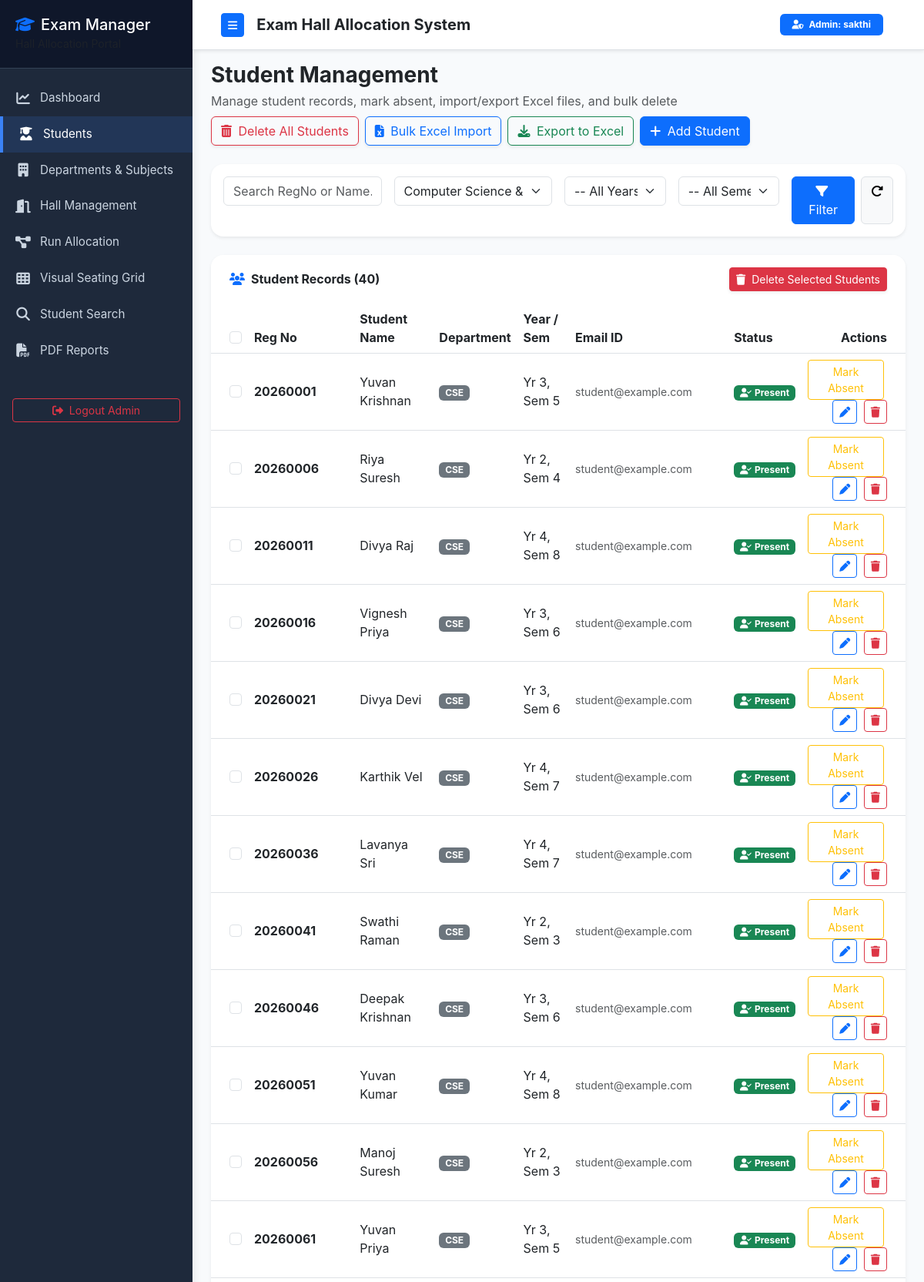
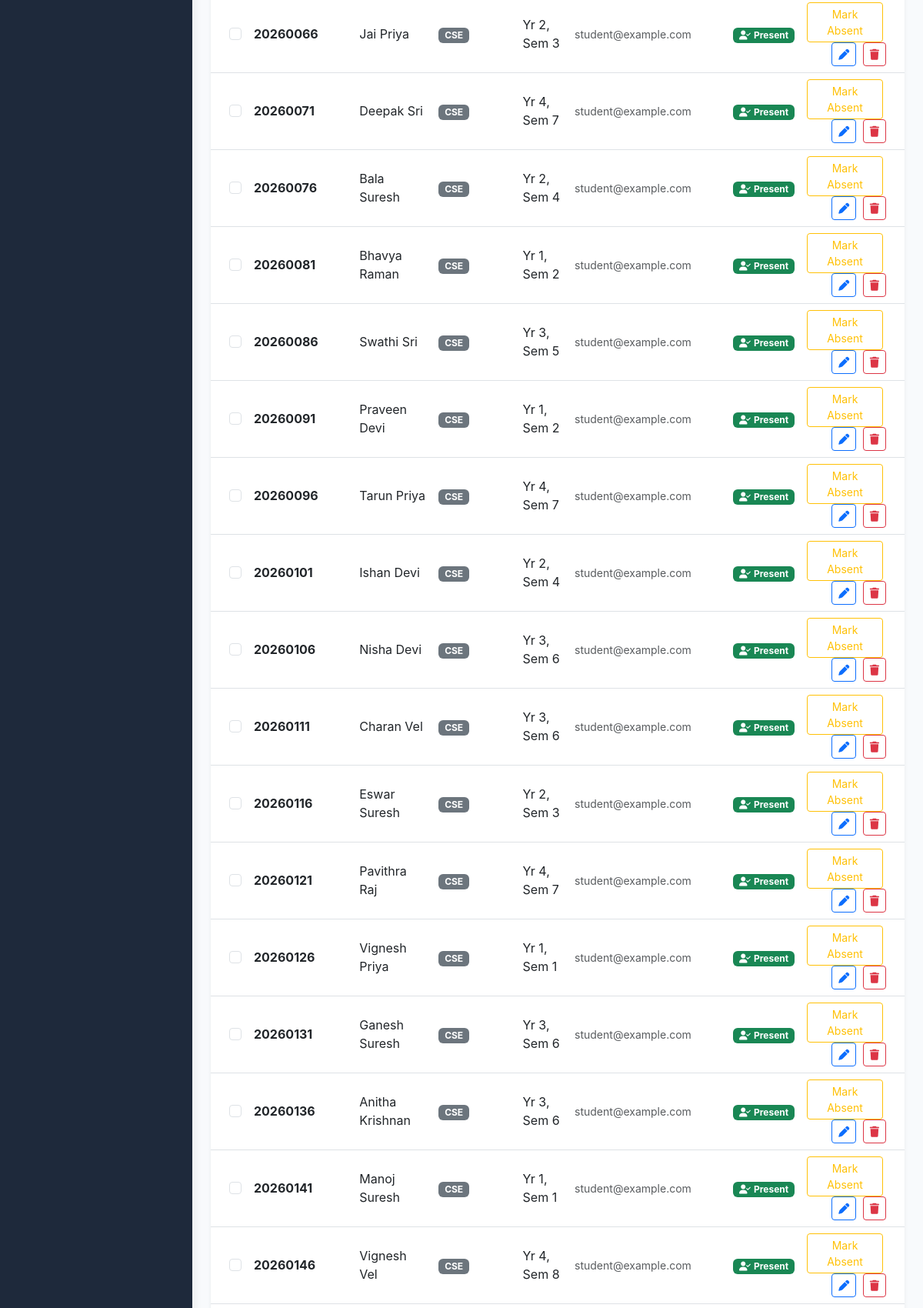
/students?dept_id=1 (signed in, upper part), run on the app's committed database (2 pictures, top to bottom).
### tables this page shows
CREATE TABLE students (
            id INTEGER PRIMARY KEY AUTOINCREMENT,
            reg_no TEXT UNIQUE NOT NULL,
            name TEXT NOT NULL,
            dept_id INTEGER,
            year INTEGER NOT NULL,
            semester INTEGER NOT NULL,
            email TEXT NOT NULL,
            is_absent INTEGER DEFAULT 0,
            FOREIGN KEY (dept_id) REFERENCES departments (id) ON DELETE SET NULL
        );

CREATE TABLE departments (
            id INTEGER PRIMARY KEY AUTOINCREMENT,
            name TEXT UNIQUE NOT NULL,
            code TEXT UNIQUE NOT NULL
        );

### app.py (the view)
@app.route('/students')
@admin_required
def students_view():
    dept_id = request.args.get('dept_id', type=int)
    year = request.args.get('year', type=int)
    semester = request.args.get('semester', type=int)
    search = request.args.get('search', type=str)
    students = models.get_all_students(dept_id=dept_id, year=year, semester=semester, search=search)
    departments = models.get_all_departments()
    return render_template('students.html', students=students, departments=departments, req_args=request.args)

### app.py (called while the page is built)
def admin_required(f):
    @wraps(f)
    def decorated_function(*args, **kwargs):
        if not session.get('admin_logged_in'):
            flash('Please login as admin to access this page.', 'warning')
            return redirect(url_for('login'))
        return f(*args, **kwargs)
    return decorated_function

### database.py (called while the page is built)
def get_db_connection():
    conn = sqlite3.connect(DB_PATH)
    conn.row_factory = sqlite3.Row
    conn.execute("PRAGMA foreign_keys = ON;")
    return conn

### models.py (called while the page is built)
def get_all_departments():
    conn = get_db_connection()
    cursor = conn.cursor()
    cursor.execute("""
        SELECT d.*, COUNT(s.id) as student_count
        FROM departments d
        LEFT JOIN students s ON d.id = s.dept_id
        GROUP BY d.id
        ORDER BY d.name
    """)
    depts = cursor.fetchall()
    conn.close()
    return depts

### templates/students.html (shortened to what this page needs)
{% extends "base.html" %}
{% block content %}
<div class="d-flex justify-content-between align-items-center mb-4 flex-wrap gap-2">
    <div>
        <h3 class="fw-bold mb-1 text-dark">Student Management</h3>
        <p class="text-muted mb-0">Manage student records, mark absent, import/export Excel files, and bulk delete</p>
    </div>
    <div class="d-flex gap-2 flex-wrap">
        <form action="{{ url_for('delete_all_students_route') }}" method="POST" class="d-inline" onsubmit="return confirm('WARNING: Are you sure you want to delete ALL students and allocations? This action cannot be undone!');">
            <button type="submit" class="btn btn-outline-danger shadow-sm">
                <i class="fa-solid fa-trash-can me-1"></i> Delete All Students
            </button>
        </form>
        <button class="btn btn-outline-primary shadow-sm" data-bs-toggle="modal" data-bs-target="#importModal">
            <i class="fa-solid fa-file-excel me-1"></i> Bulk Excel Import
        </button>
        <a href="{{ url_for('export_students') }}" class="btn btn-outline-success shadow-sm">
            <i class="fa-solid fa-download me-1"></i> Export to Excel
        </a>
        <button class="btn btn-primary shadow-sm" data-bs-toggle="modal" data-bs-target="#addStudentModal">
            <i class="fa-solid fa-plus me-1"></i> Add Student
        </button>
    </div>
</div>
<div class="card border-0 shadow-sm rounded-4 mb-4">
    <div class="card-body p-3">
        <form action="{{ url_for('students_view') }}" method="GET" class="row g-3">
            <div class="col-md-3">
                <input type="text" name="search" class="form-control" placeholder="Search RegNo or Name..." value="{{ req_args.get('search', '') }}">
            </div>
            <div class="col-md-3">
                <select name="dept_id" class="form-select">
                    {% for d in departments %}
                    <option value="{{ d.id }}" {% if req_args.get('dept_id')|int == d.id %}selected{% endif %}>{{ d.name }} ({{ d.code }})</option>
                    {% endfor %}
                </select>
            </div>
            <div class="col-md-2">
                <select name="year" class="form-select">
                    <option value="">-- All Years --</option>
                </select>
            </div>
            <div class="col-md-2">
                <select name="semester" class="form-select">
                    <option value="">-- All Semesters --</option>
                </select>
            </div>
            <div class="col-md-2 d-flex gap-2">
                <button type="submit" class="btn btn-primary w-100"><i class="fa-solid fa-filter me-1"></i> Filter</button>
                <a href="{{ url_for('students_view') }}" class="btn btn-light border"><i class="fa-solid fa-rotate-right"></i></a>
            </div>
        </form>
    </div>
</div>
<form action="{{ url_for('delete_multiple_students_route') }}" method="POST" id="bulkDeleteForm" onsubmit="return confirm('Delete selected students?');">
    <div class="card border-0 shadow-sm rounded-4 overflow-hidden">
        <div class="card-header bg-white border-0 py-3 px-4 d-flex justify-content-between align-items-center">
            <h6 class="fw-bold mb-0 text-dark">
                <i class="fa-solid fa-users me-2 text-primary"></i>Student Records ({{ students|length }})
            </h6>
            <button type="submit" class="btn btn-danger btn-sm shadow-sm" id="btnDeleteSelected">
                <i class="fa-solid fa-trash me-1"></i> Delete Selected Students
            </button>
        </div>
        <div class="card-body p-0">
            <div class="table-responsive">
                <table class="table table-hover align-middle mb-0" id="studentsTable">
                    <thead class="bg-light">
                        <tr>
                            <th class="ps-4" style="width: 40px;">
                                <input type="checkbox" class="form-check-input" id="selectAllChk">
                            </th>
                            <th>Reg No</th>
                            <th>Student Name</th>
                            <th>Department</th>
                            <th>Year / Sem</th>
                            <th>Email ID</th>
                            <th>Status</th>
                            <th class="text-end pe-4">Actions</th>
                        </tr>
                    </thead>
                    <tbody>
                        {% for s in students %}
                        <tr class="{% if s.is_absent %}table-danger-subtle{% endif %}">
                            <td class="ps-4">
                                <input type="checkbox" name="student_ids" value="{{ s.id }}" class="form-check-input student-chk">
                            </td>
                            <td class="fw-bold">{{ s.reg_no }}</td>
                            <td>{{ s.name }}</td>
                            <td><span class="badge bg-secondary">{{ s.dept_code or 'N/A' }}</span></td>
                            <td>Yr {{ s.year }}, Sem {{ s.semester }}</td>
                            <td><small class="text-muted">{{ s.email }}</small></td>
                            <td>
                                {% if s.is_absent %}
                                <span class="badge bg-danger"><i class="fa-solid fa-user-xmark me-1"></i>Absent</span>
                                {% else %}
                                <span class="badge bg-success"><i class="fa-solid fa-user-check me-1"></i>Present</span>
                                {% endif %}
                            </td>
                            <td class="text-end pe-4">
                                <form action="{{ url_for('toggle_absent_route', student_id=s.id) }}" method="POST" class="d-inline">
                                    <button type="submit" class="btn btn-sm {% if s.is_absent %}btn-outline-success{% else %}btn-outline-warning{% endif %} me-1">
                                        {% if s.is_absent %}Mark Present{% else %}Mark Absent{% endif %}
                                    </button>
                                </form>
                                <button type="button" class="btn btn-sm btn-outline-primary me-1" data-bs-toggle="modal" data-bs-target="#editModal{{ s.id }}">
                                    <i class="fa-solid fa-pen"></i>
                                </button>
                                <form action="{{ url_for('delete_student_route', student_id=s.id) }}" method="POST" class="d-inline" onsubmit="return confirm('Delete this student?');">
                                    <button type="submit" class="btn btn-sm btn-outline-danger"><i class="fa-solid fa-trash"></i></button>
                                </form>
                            </td>
                        </tr>
                        {% else %}
                        <tr>
                            <td colspan="8" class="text-center py-4 text-muted">No student records found. Add or import students.</td>
                        </tr>
                        {% endfor %}
                    </tbody>
                </table>
            </div>
        </div>
    </div>
</form>
{% endblock %}

### static/css/style.css (style rules this page uses)
:root { --primary-color: #2563eb; --primary-hover: #1d4ed8; --bg-dark: #0f172a; --card-bg: #ffffff; --sidebar-bg: #1e293b; --sidebar-color: #cbd5e1; --sidebar-active: #3b82f6; --text-main: #334155; --text-muted: #64748b; --border-color: #e2e8f0; }
body { font-family: 'Inter', system-ui, -apple-system, sans-serif; background-color: #f8fafc; color: var(--text-main); overflow-x: hidden; }

### data on the page
students: reg_no "20260001", name "Yuvan Krishnan", code "CSE", year "3", semester "5", email "student@example.com", is_absent 0 (drawn)
students: reg_no "20260006", name "Riya Suresh", code "CSE", year "2", semester "4", email "student@example.com", is_absent 0 (drawn)
students: reg_no "20260011", name "Divya Raj", code "CSE", year "4", semester "8", email "student@example.com", is_absent 0 (drawn)
students: reg_no "20260016", name "Vignesh Priya", code "CSE", year "3", semester "6", email "student@example.com", is_absent 0 (drawn)
students: reg_no "20260021", name "Divya Devi", code "CSE", year "3", semester "6", email "student@example.com", is_absent 0 (drawn)
students: reg_no "20260026", name "Karthik Vel", code "CSE", year "4", semester "7", email "student@example.com", is_absent 0 (drawn)
students: reg_no "20260036", name "Lavanya Sri", code "CSE", year "4", semester "7", email "student@example.com", is_absent 0 (drawn)
students: reg_no "20260041", name "Swathi Raman", code "CSE", year "2", semester "3", email "student@example.com", is_absent 0 (drawn)
students: reg_no "20260046", name "Deepak Krishnan", code "CSE", year "3", semester "6", email "student@example.com", is_absent 0 (drawn)
students: reg_no "20260051", name "Yuvan Kumar", code "CSE", year "4", semester "8", email "student@example.com", is_absent 0 (drawn)
students: reg_no "20260056", name "Manoj Suresh", code "CSE", year "2", semester "3", email "student@example.com", is_absent 0 (drawn)
students: reg_no "20260061", name "Yuvan Priya", code "CSE", year "3", semester "5", email "student@example.com", is_absent 0 (drawn)
students: reg_no "20260066", name "Jai Priya", code "CSE", year "2", semester "3", email "student@example.com", is_absent 0 (drawn)
students: reg_no "20260071", name "Deepak Sri", code "CSE", year "4", semester "7", email "student@example.com", is_absent 0 (drawn)
students: reg_no "20260076", name "Bala Suresh", code "CSE", year "2", semester "4", email "student@example.com", is_absent 0 (drawn)
students: reg_no "20260081", name "Bhavya Raman", code "CSE", year "1", semester "2", email "student@example.com", is_absent 0 (drawn)
students: reg_no "20260086", name "Swathi Sri", code "CSE", year "3", semester "5", email "student@example.com", is_absent 0 (drawn)
students: reg_no "20260091", name "Praveen Devi", code "CSE", year "1", semester "2", email "student@example.com", is_absent 0 (drawn)
students: reg_no "20260096", name "Tarun Priya", code "CSE", year "4", semester "7", email "student@example.com", is_absent 0 (drawn)
students: reg_no "20260101", name "Ishan Devi", code "CSE", year "2", semester "4", email "student@example.com", is_absent 0 (drawn)
students: reg_no "20260106", name "Nisha Devi", code "CSE", year "3", semester "6", email "student@example.com", is_absent 0 (drawn)
students: reg_no "20260111", name "Charan Vel", code "CSE", year "3", semester "6", email "student@example.com", is_absent 0 (drawn)
students: reg_no "20260116", name "Eswar Suresh", code "CSE", year "2", semester "3", email "student@example.com", is_absent 0 (drawn)
students: reg_no "20260121", name "Pavithra Raj", code "CSE", year "4", semester "7", email "student@example.com", is_absent 0 (drawn)
students: reg_no "20260126", name "Vignesh Priya", code "CSE", year "1", semester "1", email "student@example.com", is_absent 0 (drawn)
students: reg_no "20260131", name "Ganesh Suresh", code "CSE", year "3", semester "6", email "student@example.com", is_absent 0 (drawn)
students: reg_no "20260136", name "Anitha Krishnan", code "CSE", year "3", semester "6", email "student@example.com", is_absent 0 (drawn)
students: reg_no "20260141", name "Manoj Suresh", code "CSE", year "1", semester "1", email "student@example.com", is_absent 0 (drawn)
students: reg_no "20260146", name "Vignesh Vel", code "CSE", year "4", semester "8", email "student@example.com", is_absent 0 (drawn)

### other printed values
{{ students|length }} "40"
form field dept_id "Computer Science & Engineering (CSE)"
